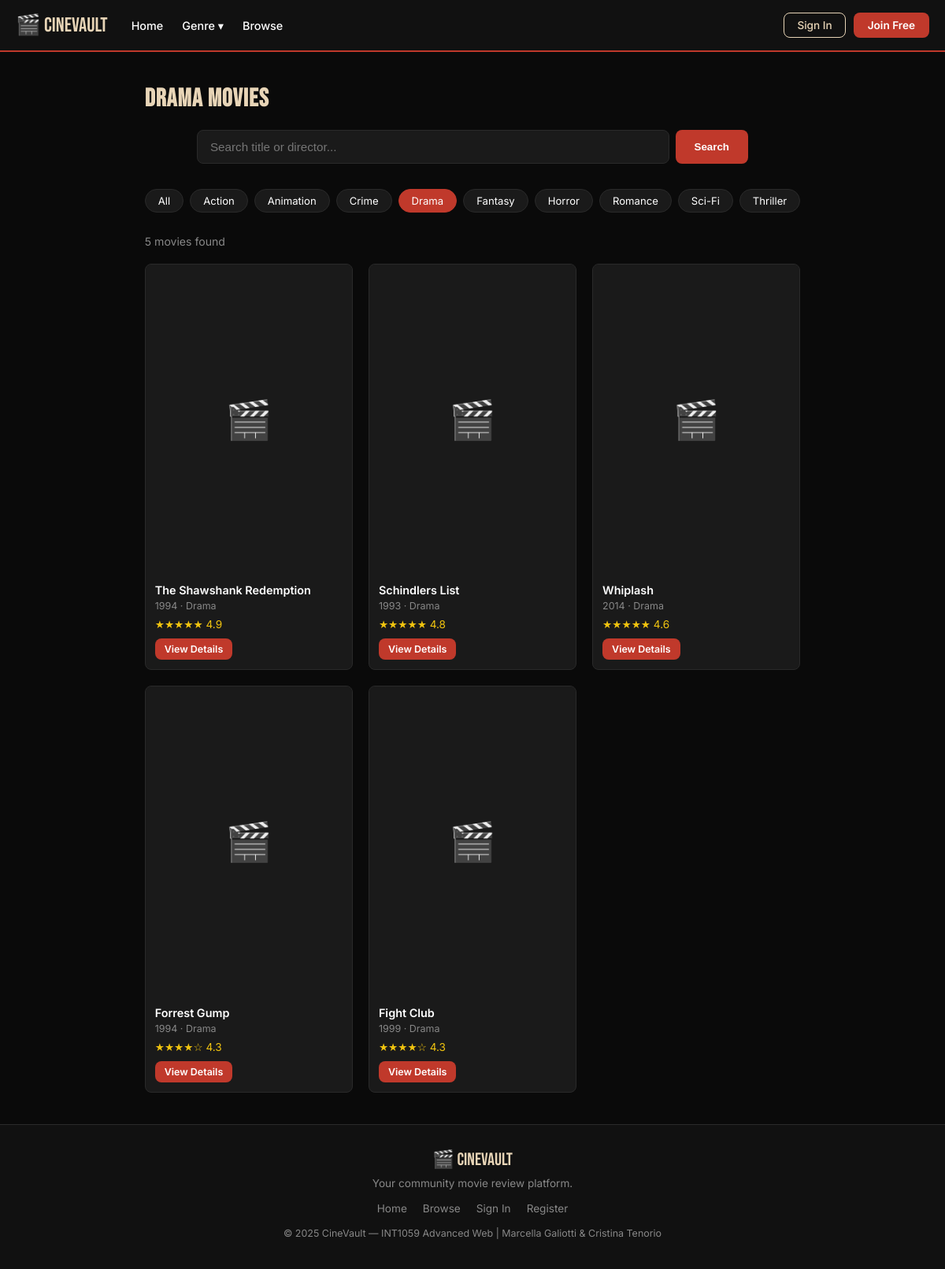
Screenshot of /pages/search.php?genre=Drama with the database file from the repository.
### tables this page shows
CREATE TABLE movies (
    id INT AUTO_INCREMENT PRIMARY KEY,
    title VARCHAR(150) NOT NULL,
    year INT,
    genre VARCHAR(100),
    director VARCHAR(100),
    cast_members VARCHAR(255),
    description TEXT,
    poster_url VARCHAR(500),
    duration_min INT,
    rating_avg DECIMAL(3,1) DEFAULT 0,
    created_at TIMESTAMP DEFAULT CURRENT_TIMESTAMP
);

### pages/search.php (the view, shortened to what this page needs)
<?php
require_once '../includes/db.php';
$q = trim($_GET['q'] ?? '');
$genre = trim($_GET['genre'] ?? '');
$where = [];
if ($genre) $where[] = "genre = '" . mysqli_real_escape_string($conn, $genre) . "'";
$sql = "SELECT * FROM movies" . ($where ? " WHERE " . implode(" AND ", $where) : "") . " ORDER BY rating_avg DESC";
$results = mysqli_query($conn, $sql);
$count = mysqli_num_rows($results);
?>
<?php include '../includes/header.php'; ?>
<div class="section">
    <h1 style="color:var(--beige);margin-bottom:20px;">
        <?= $genre ? htmlspecialchars($genre) . ' Movies' : ($q ? 'Results for "' . htmlspecialchars($q) . '"' : 'Browse All Movies') ?>
    </h1>
    <form class="search-bar-wrap" action="search.php" method="GET">
        <input type="text" name="q" placeholder="Search title or director..." value="<?= htmlspecialchars($q) ?>">
        <button type="submit">Search</button>
    </form>
    <div class="genre-pills" style="margin-bottom:28px;">
        <a href="search.php" class="genre-pill <?= !$genre ? 'active' : '' ?>">All</a>
        <?php foreach ($genres as $g): ?>
            <a href="search.php?genre=<?= urlencode($g) ?>" class="genre-pill <?= $genre === $g ? 'active' : '' ?>"><?= $g ?></a>
        <?php endforeach; ?>
    </div>
    <p style="color:var(--muted);margin-bottom:20px;font-size:0.88rem;"><?= $count ?> movie<?= $count !== 1 ? 's' : '' ?> found</p>
    <?php if ($count === 0): ?>
        <div class="empty-state">
            <div class="empty-icon">🎬</div>
            <h3>No movies found</h3>
            <p>Try a different search or genre.</p>
        </div>
    <?php else: ?>
        <div class="movies-grid">
            <?php while ($movie = mysqli_fetch_assoc($results)): ?>
                <div class="movie-card">
                    <?php if ($movie['poster_url']): ?>
                        <div style="display:none;width:100%;aspect-ratio:2/3;background:#1a1a1a;align-items:center;justify-content:center;font-size:3rem;">🎬</div>
                    <?php else: ?>
                        <div style="width:100%;aspect-ratio:2/3;background:#1a1a1a;display:flex;align-items:center;justify-content:center;font-size:3rem;">🎬</div>
                    <?php endif; ?>
                    <div class="movie-card-body">
                        <div class="movie-card-title"><?= htmlspecialchars($movie['title']) ?></div>
                        <div class="movie-card-meta"><?= $movie['year'] ?> · <?= htmlspecialchars($movie['genre']) ?></div>
                        <div class="movie-card-rating">
                            <?php $r = round($movie['rating_avg']); echo str_repeat('★', $r) . str_repeat('☆', 5-$r) . ' ' . number_format($movie['rating_avg'],1); ?>
                        </div>
                        <a href="movie.php?id=<?= $movie['id'] ?>" class="btn-primary">View Details</a>
                    </div>
                </div>
            <?php endwhile; ?>
        </div>
    <?php endif; ?>
</div>
<?php include '../includes/footer.php'; ?>

### css/style.css (style rules this page uses)
*, *::before, *::after { box-sizing: border-box; margin: 0; padding: 0; }
:root { --black: #0a0a0a; --dark: #111111; --card-bg: #1a1a1a; --red: #c0392b; --red-hover: #e74c3c; --beige: #e8d5b7; --beige-dark: #c9b89a; --white: #ffffff; --muted: #888888; --border: #2a2a2a; --radius: 8px; --shadow: 0 4px 20px rgba(0,0,0,0.5); }
body { font-family: 'Inter', sans-serif; background: var(--black); color: var(--white); min-height: 100vh; display: flex; flex-direction: column; }
h1, h2, h3 { font-family: 'Bebas Neue', sans-serif; letter-spacing: 1px; }
a { color: inherit; text-decoration: none; }
.btn-primary { background: var(--red); color: var(--white); padding: 8px 18px; border-radius: var(--radius); font-size: 0.85rem; font-weight: 600; border: none; cursor: pointer; transition: background 0.2s; display: inline-block; }
.search-bar-wrap { max-width: 700px; margin: 0 auto 32px; display: flex; gap: 8px; }
.search-bar-wrap input { flex: 1; padding: 12px 16px; background: var(--card-bg); border: 1px solid var(--border); border-radius: var(--radius); color: var(--white); font-size: 0.95rem; }
.search-bar-wrap button { background: var(--red); color: var(--white); border: none; padding: 12px 24px; border-radius: var(--radius); font-weight: 600; cursor: pointer; transition: background 0.2s; }
.genre-pills { display: flex; flex-wrap: wrap; gap: 8px; justify-content: center; margin-bottom: 32px; }
.genre-pill { padding: 6px 16px; border-radius: 20px; border: 1px solid var(--border); background: var(--card-bg); color: var(--white); font-size: 0.82rem; cursor: pointer; transition: all 0.2s; text-decoration: none; }
.genre-pill:hover, .genre-pill.active { background: var(--red); border-color: var(--red); }
.section { max-width: 1200px; margin: 0 auto; padding: 40px 20px; }
.movies-grid { display: grid; grid-template-columns: repeat(auto-fill, minmax(200px, 1fr)); gap: 20px; }
.movie-card { background: var(--card-bg); border-radius: var(--radius); overflow: hidden; transition: transform 0.2s, box-shadow 0.2s; border: 1px solid var(--border); }
.movie-card-body { padding: 12px; }
.movie-card-title { font-size: 0.9rem; font-weight: 600; margin-bottom: 4px; white-space: nowrap; overflow: hidden; text-overflow: ellipsis; }
.movie-card-meta { font-size: 0.78rem; color: var(--muted); margin-bottom: 8px; }
.movie-card-rating { color: #f1c40f; font-size: 0.85rem; margin-bottom: 10px; }
.movie-card a.btn-primary { font-size: 0.78rem; padding: 6px 12px; }

### rows the page displays
movies: title "The Shawshank Redemption", year "1994", genre "Drama", rating_avg "★★★★★", rating_avg "4.9"
movies: title "Schindlers List", year "1993", genre "Drama", rating_avg "★★★★★", rating_avg "4.8"
movies: title "Whiplash", year "2014", genre "Drama", rating_avg "★★★★★", rating_avg "4.6"
movies: title "Forrest Gump", year "1994", genre "Drama", rating_avg "★★★★", rating_avg "☆", rating_avg "4.3"
movies: title "Fight Club", year "1999", genre "Drama", rating_avg "★★★★", rating_avg "☆", rating_avg "4.3"

### other values shown
$genre "Drama"
$g "Action"
$g "Animation"
$g "Crime"
$g "Drama"
$g "Fantasy"
$g "Horror"
$g "Romance"
$g "Sci-Fi"
$g "Thriller"
$count "5"
